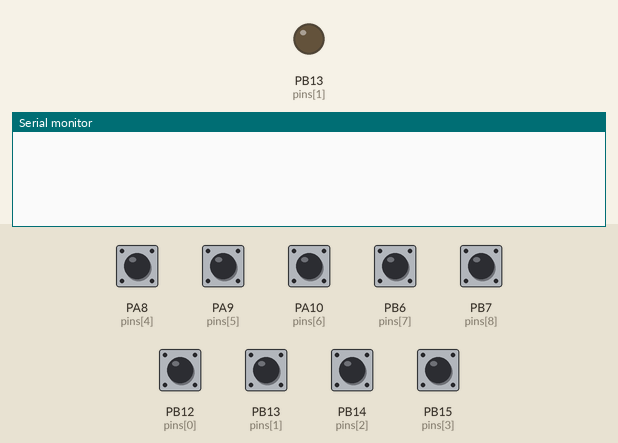
A sketch run on a simulated STM32 Blue Pill. On the bench: output pins drawn as LEDs (lit = HIGH), the last lines printed to the serial monitor. Inputs (shaded band) come from the test bench; at power-on: PA8 (pins[4]), PA9 (pins[5]), PA10 (pins[6]), PB6 (pins[7]), PB7 (pins[8]), PB12 (pins[0]), PB13 (pins[1]), PB14 (pins[2]), PB15 (pins[3]) HIGH.

Above: at 1.2 s.
1.3 s: PA8 (pins[4]) pulled LOW for 0.15 s
At 1.86 s:
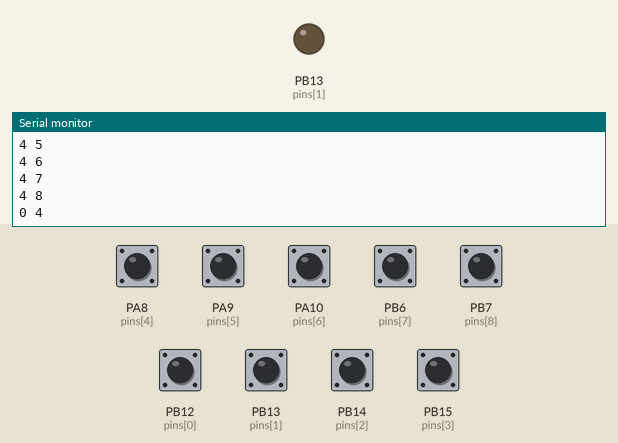
4.3 s: PA9 (pins[5]) pulled LOW for 0.15 s
At 5.1 s:
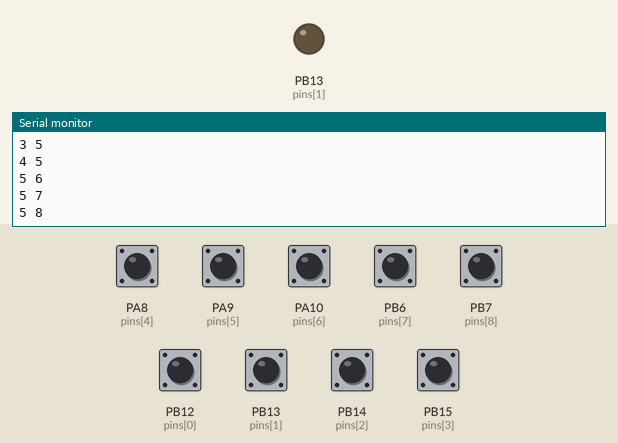
7.3 s: PA10 (pins[6]) pulled LOW for 0.15 s
At 7.96 s:
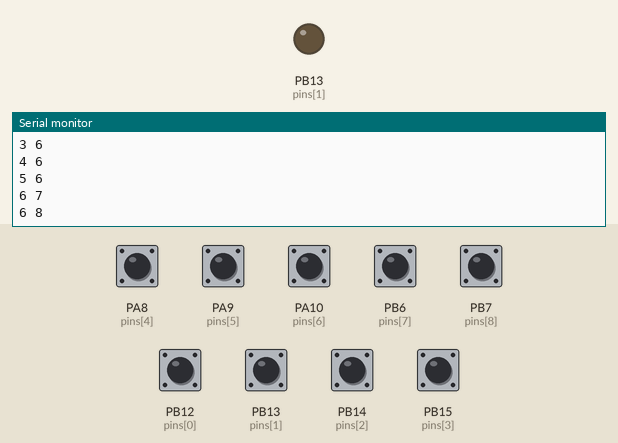
10.3 s: PB6 (pins[7]) pulled LOW for 0.15 s
At 10.81 s:
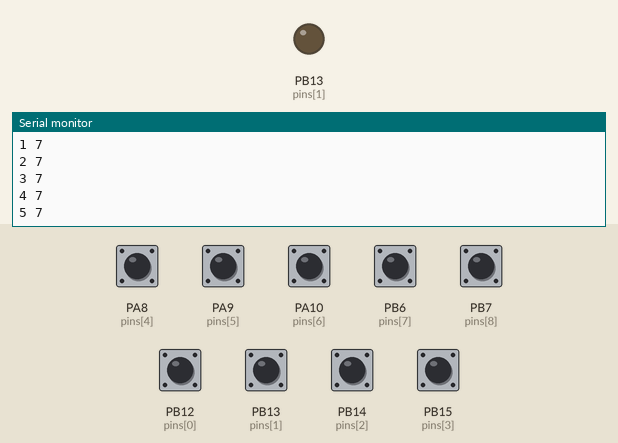
13.3 s: PB7 (pins[8]) pulled LOW for 0.15 s
At 13.67 s:
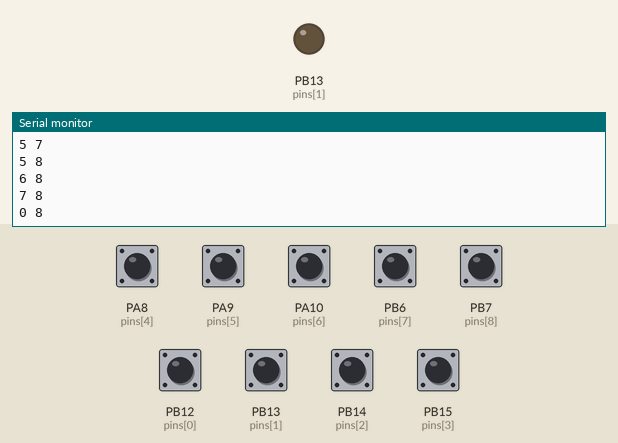
16.3 s: PB12 (pins[0]) pulled LOW for 0.15 s
At 17.1 s:
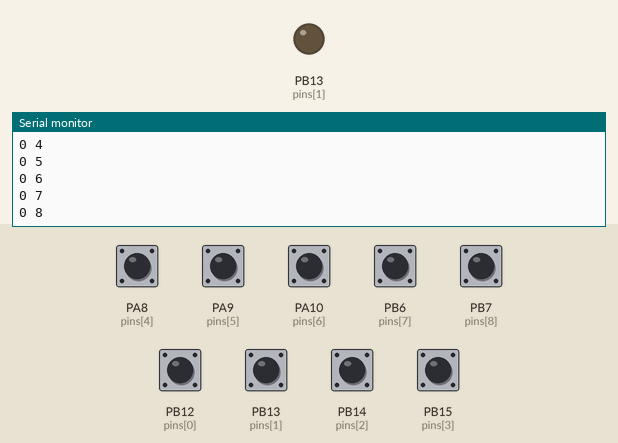
Timing chart, 0 to 19.3 s (numbered marks = the images above; inputs shaded):
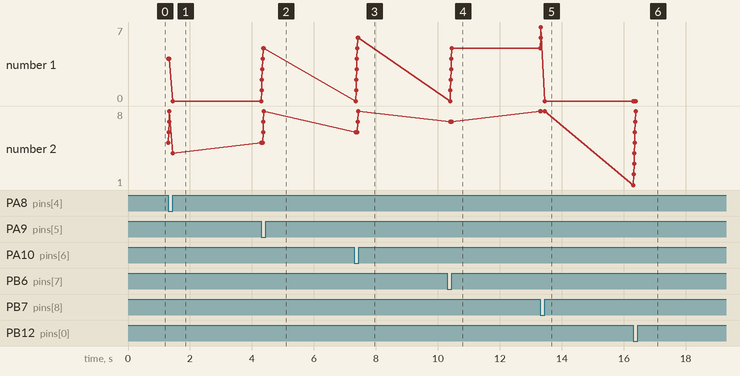

The sketch:

space_dolls.ino
```cpp
const byte dolls = 9;
const byte idx = 0;
int pins[dolls] = {PB12, PB13, PB14, PB15, PA8, PA9, PA10, PB6, PB7};

int lastI;
int lastX;
int timeElapsed = 0;

int state[dolls][dolls];

void setup() {
  Serial.begin(9600);
  for (byte c=0; c<dolls; c++) {
    pinMode(pins[c], INPUT_PULLUP);
    for (byte d=0; d<dolls; d++) {
      state[c][d] = 0;
    }
  }
}

void loop() {
  delay(100);
  for (byte c=0; c<dolls; c++) {
    pinMode(pins[c], OUTPUT);
    digitalWrite(pins[c], LOW);
    delay(10);
    for (byte r=0; r<dolls; r++) {
      if (r != c) {
        int i = min(r, c);
        int x = max(r, c);
        int s = state[i][x];
        if (digitalRead(pins[r])==LOW) {
          if (s != 1) {
            state[i][x] = 1;
            if (!(lastI == i && lastX == x) || timeElapsed > 5000) {
              Serial.print(i);
              Serial.print(" ");
              Serial.print(x);
              Serial.print("\n");
              timeElapsed = 0;
            }
            lastI = i;
            lastX = x;
          }
        } else {
          if (s != 0) {
            state[i][x] = 0;
          }
        }
      }
    }
    timeElapsed = timeElapsed + 100;
    pinMode(pins[c], INPUT_PULLUP);
  }
}
```

Measured:
- after the input at 1.3 s, the serial monitor: prints a new line at once (image 1)
- after the input at 4.3 s, the serial monitor: prints a new line at once (image 2)
- after the input at 7.3 s, the serial monitor: prints a new line after 0.05 s (image 3)
- after the input at 10.3 s, the serial monitor: prints a new line after 0.10 s (image 4)
- after the input at 13.3 s, the serial monitor: prints a new line at once (image 5)
- after the input at 16.3 s, the serial monitor: prints a new line at once (image 6)
- plotted number 2: 7 → 8 after the input at 13.3 s
